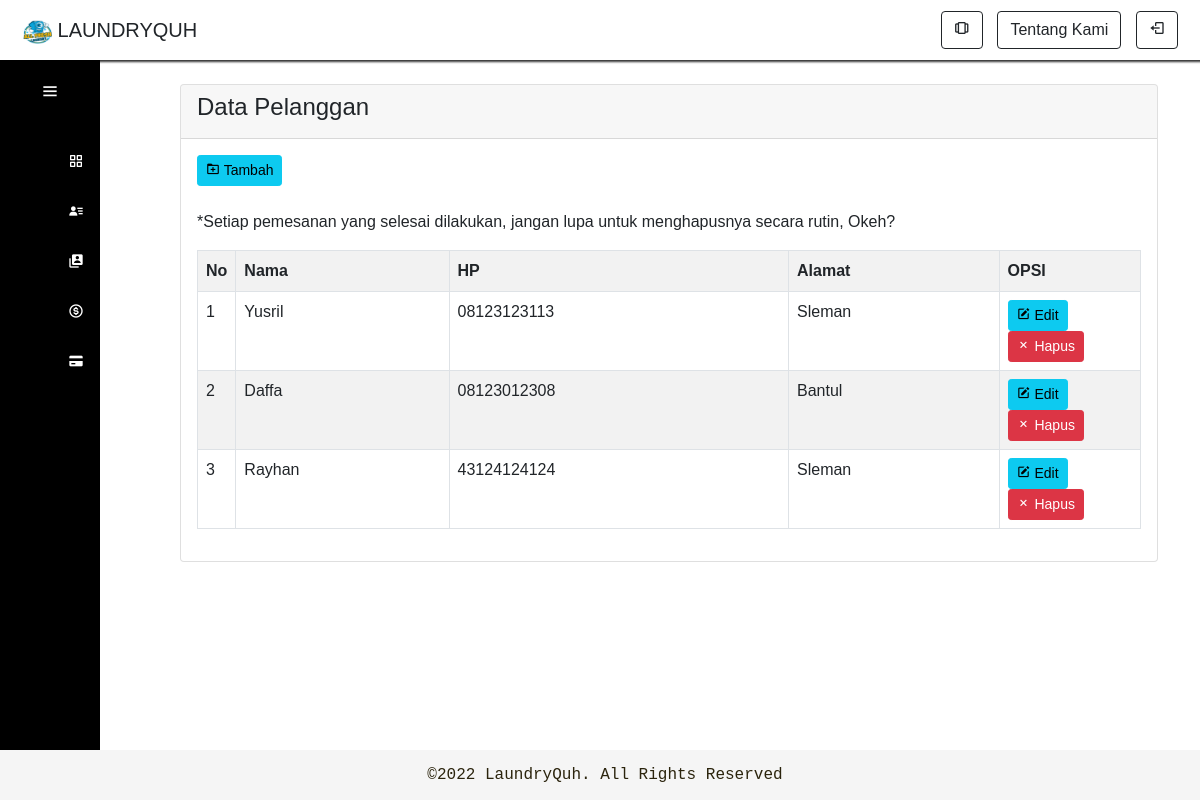
Screenshot of /pelanggan.php (signed in) with the database file from the repository.
### tables this page shows
CREATE TABLE `pelanggan` (
  `pelanggan_id` int(11) NOT NULL,
  `pelanggan_nama` varchar(255) NOT NULL,
  `pelanggan_hp` varchar(20) NOT NULL,
  `pelanggan_alamat` text NOT NULL
);

### functions/user.php (called while the page is built, shortened)
<?php
    function escape ($data){
        global $konek;
        return mysqli_real_escape_string($konek, $data);
    }
    function cek_status ($nama){
    global $konek;
    $nama = escape($nama);
    $query = "SELECT role FROM users WHERE username ='$nama'";
    $result = mysqli_query($konek, $query);
    $status = mysqli_fetch_assoc($result)['role'];
    if($status == 1) return true;
    else return false;
    }
?>

### pelanggan.php (the view, shortened to what this page needs)
<!doctype html>
<html lang="en">
  <head>
    <link href="https://cdn.jsdelivr.net/npm/bootstrap@5.0.2/dist/css/bootstrap.min.css" rel="stylesheet">
    <link href='https://unpkg.com/boxicons@2.1.2/css/boxicons.min.css' rel='stylesheet'>
  </head>
  <body>
  <nav class="navbar navbar-expand-lg">
      <div class="container-fluid">
        <span class="navbar-brand" >
        <img src="img\logo.png" alt="" width="30" height="24"> <a href="index.php" class="link-dark" style="text-decoration: none"> LAUNDRYQUH </a>
        </span>
        <div class="nav justify-content-end" id="navbarNav">
        <ul class="navbar-nav ">
          <form class="d-flex">
            <li>
            <?php if(cek_status($_SESSION['user']))
                echo "<li class='nav-item'>
                <a class='btn btn-outline-dark' name='pengelolaan' aria-current='page' href='kelola.php'><i class='bx bx-carousel'></i></a>
              </li>"
              ?>
            </li>
            <li class="nav-item">
              <a class="btn btn-outline-dark" name="about" href="aboutus.php">Tentang Kami</a>
            </li>
            <li class="nav-item">
              <a class="btn btn-outline-dark" name="logout" href="logout.php"><i class='bx bx-log-out'></i> </a>
            </li>
            </form>
          </ul>
        </div>
      </div>
    </nav>
    <div class="sidebar">
      <div class="logo_content">
        <i class='bx bx-menu' id="btn"></i>
      </div>
      <ul class="nav_list">
        <li>
          <a href="kelola.php">
          <i class='bx bx-grid-alt' ></i>
          </a>
        </li>
        <li>
          <a href="pelanggan.php">
          <i class='bx bxs-user-detail'></i>
          </a>
        </li>
        <li>
          <a href="laporan.php">
          <i class='bx bxs-user-account' ></i>
          </a>
        </li>
        <li>
          <a href="harga.php">
          <i class='bx bx-dollar-circle' ></i>
          </a>
        </li>
        <li>
          <a href="transaksi.php">
          <i class='bx bxs-credit-card' ></i>
          </a>
        </li>
      </ul>
    </div>
    <br>
    <div class="container col-md-12">
    <div class="card">
      <div class="card-header">
      <h4>Data Pelanggan</h4>
      </div>
      <div class="card-body">
        <div class="panel">
         <div class="panel-body">
            <a href="pelanggan_tambah.php" class="btn btn-sm btn-info pull-right"><i class='bx bx-folder-plus'></i> Tambah</a>
            <br/>
            <br/>
            <table class="table table-bordered table-striped">
                <tr>
                    <th width="1%">No</th>
                    <th>Nama</th>
                    <th>HP</th>
                    <th>Alamat</th>
                    <th width="15%">OPSI</th>
                </tr>
                <?php
                require_once "functions/db.php";
                $data = mysqli_query($konek,"select * from pelanggan");
                $no = 1;
                while($d=mysqli_fetch_array($data)){
                    ?>
                    <tr>
                        <td><?php echo $no++; ?></td>
                        <td><?php echo $d['pelanggan_nama']; ?></td>
                        <td><?php echo $d['pelanggan_hp']; ?></td>
                        <td><?php echo $d['pelanggan_alamat']; ?></td>
                        <td>
                            <a href="pelanggan_edit.php?id=<?php echo $d['pelanggan_id']; ?>" class="btn btn-sm btn-info"><i class='bx bxs-edit'></i> Edit</a>
                            <a href="pelanggan_hapus.php?id=<?php echo $d['pelanggan_id']; ?>" class="btn btn-sm btn-danger"><i class='bx bx-x'></i> Hapus</a>
                        </td>
                    </tr>
                    <?php
                }
                      ?>
                  <p>*Setiap pemesanan yang selesai dilakukan, jangan lupa untuk menghapusnya secara rutin, Okeh?</p>
                  </table>
              </div>
          </div>
      </div>
    </div>
    </div>
  <?php require_once "view/footer.php"; ?>
</html>

### pelanggan.php (style rules this page uses)
* { margin: 0; padding: 0; box-sizing: border-box; font-family: "poppins", sans-serif; }
body { position: relative; min-height: 100vh; width: 100%; overflow: auto; }
.sidebar { position: fixed; height: 100%; width: 100px; background-color: #000; padding: 6px 14px; transition: all 0.5s ease; }
.sidebar #btn { position: absolute; color: #fff; left: 50%; top: 6px; font-size: 20px; height: 50px; width: 50px; text-align: center; line-height: 50px; transform: translateX(-50%); }
.sidebar ul { margin-top: 20px; }
.sidebar ul li { position: relative; height: 50px; width: 100%; margin: 0 5px; list-style: none; line-height: 50px; }
.sidebar ul li a { color: #fff; display: flex; align-items: center; text-decoration: none; transition: all 0,4 ease; border-radius: 12px; white-space: nowrap; }
.sidebar ul li a i { height: 50px; min-width: 50px; border-radius:12px; line-height: 50px; text-align: center; }
.navbar-expand-lg { box-shadow: 2px 2px 2px rgba(0,0,0,0.8); padding: 10px; border: 1px dashed dark; }
.container { padding-left: 150px; }

### rows the page displays
pelanggan: pelanggan_nama "Yusril", pelanggan_hp "08123123113", pelanggan_alamat "Sleman"
pelanggan: pelanggan_nama "Daffa", pelanggan_hp "08123012308", pelanggan_alamat "Bantul"
pelanggan: pelanggan_nama "Rayhan", pelanggan_hp "43124124124", pelanggan_alamat "Sleman"
